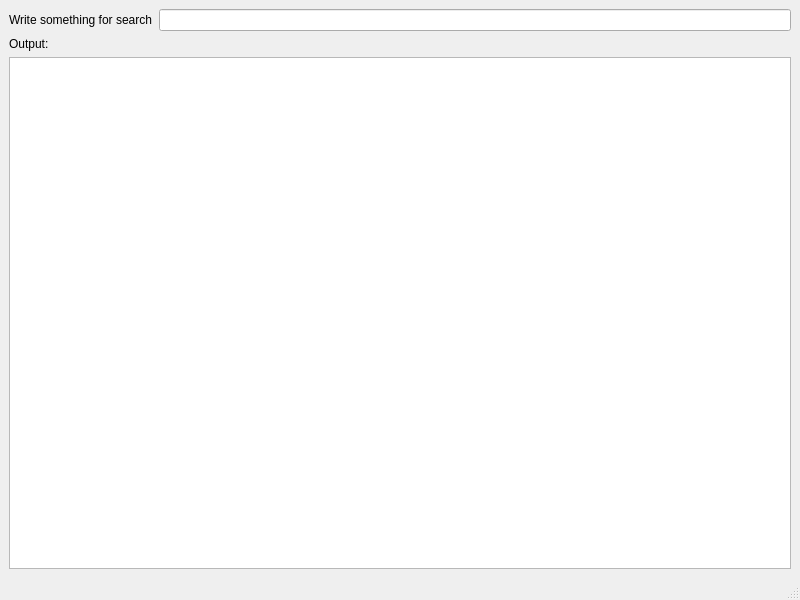
<?xml version="1.0" encoding="UTF-8"?>
<ui version="4.0">
 <class>MainWindow</class>
 <widget class="QMainWindow" name="MainWindow">
  <property name="geometry">
   <rect>
    <x>0</x>
    <y>0</y>
    <width>800</width>
    <height>600</height>
   </rect>
  </property>
  <property name="windowTitle">
   <string>Dictionary Searcher</string>
  </property>
  <widget class="QWidget" name="centralwidget">
   <layout class="QVBoxLayout" name="verticalLayout_2">
    <item>
     <layout class="QHBoxLayout" name="horizontalLayout">
      <item>
       <widget class="QLabel" name="inputDescription">
        <property name="text">
         <string>Write something for search</string>
        </property>
       </widget>
      </item>
      <item>
       <widget class="QLineEdit" name="input"/>
      </item>
     </layout>
    </item>
    <item>
     <widget class="QLabel" name="outputDescription">
      <property name="text">
       <string>Output:</string>
      </property>
     </widget>
    </item>
    <item>
     <widget class="QTextBrowser" name="output">
      <property name="undoRedoEnabled">
       <bool>false</bool>
      </property>
     </widget>
    </item>
   </layout>
  </widget>
  <widget class="QMenuBar" name="menubar">
   <property name="geometry">
    <rect>
     <x>0</x>
     <y>0</y>
     <width>800</width>
     <height>20</height>
    </rect>
   </property>
  </widget>
  <widget class="QStatusBar" name="statusbar"/>
 </widget>
 <resources/>
 <connections/>
</ui>
